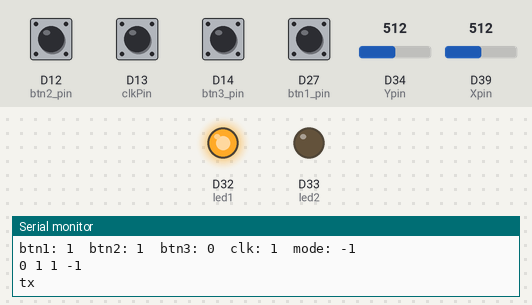
Simulated run of this sketch. Board: Arduino Due. Parts: output pins drawn as LEDs (lit = HIGH), the last lines printed to the serial monitor. The inputs (shaded band) are chosen by the test bench; at power-on: D12 (btn2_pin), D13 (clkPin), D27 (btn1_pin) HIGH, D14 (btn3_pin) LOW, D34 (Ypin) = 512, D39 (Xpin) = 512 (analog values on the 0–1023 scale). No MQTT or app messages arrive unless stated.

Above: at 2.4 s.
2.5 s: D13 (clkPin) pulled LOW for 0.15 s
At 3.9 s:
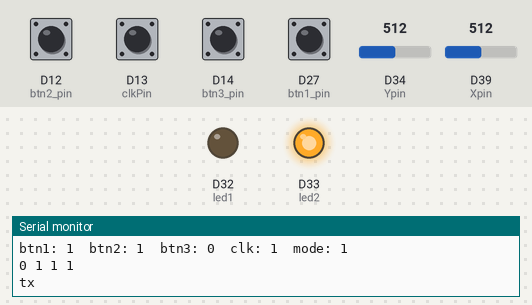
4.2 s: D13 (clkPin) pulled LOW for 1 s
At 5.9 s:
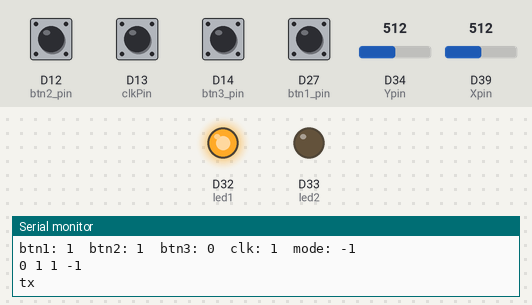
Timing chart, 0 to 7.4 s (numbered marks = the images above; inputs shaded):
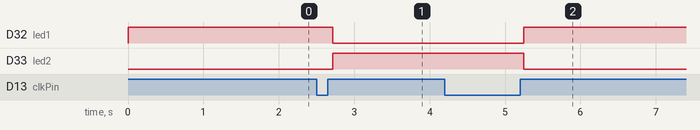

The sketch:

joystick.ino
```cpp
// <MQTT header> --------------------------------------
#include "EspMQTTClient.h"
EspMQTTClient client(
  "wifiID",    //wifi SSID
  "wifiPW",      //wifi password
  "192.168.137.87",    // MQTT Broker server ip
  "joystick",          // MQTT Username
  "",     // MQTT pw
  "controler1",     //device name, 장치를 구별하는 용도
  1883
);
char *topic = "rcCar/control/manual";
char *topic2 = "rcCar/detection/reset";
String msg;
// -----------------------------------------------------

// <joystick header> -----------------------------------
int Xpin = 39;
int Ypin = 34;
int clkPin = 13;
int xin = 0;
int yin = 0;
// int velc = 0;
int dirc = 0;
int clk_prev = 0;
int clk_new = 0;
// -----------------------------------------------------

// <buttons header> -----------------------------------
int btn1_pin = 27;
int btn2_pin = 12;
int btn3_pin = 14;
int btn1_state = 0;
int btn2_state = 0;
int btn3_prev = 0;
int btn3_new = 0;
int mode = 1;
// -----------------------------------------------------

// <led header> -----------------------------------
int led1 = 32;
int led2 = 33;
// -----------------------------------------------------

void tx(){
  Serial.println("tx");
  client.publish(topic, msg);
}
void rx(){}
void tx2(){
  Serial.println("tx2");
  client.publish(topic2, "reset requested");
}

void setup() {
  Serial.begin(115200);

  // led
  pinMode(led1, OUTPUT);
  pinMode(led2, OUTPUT);

  // buttons
  pinMode(btn1_pin, INPUT_PULLUP);
  pinMode(btn2_pin, INPUT_PULLUP);
  // pinMode(btn3_pin, INPUT_PULLUP);
  pinMode(clkPin, INPUT_PULLUP);

  // joystick
  analogReadResolution(9);

  //mqtt-----------------------
  client.enableDebuggingMessages();
  client.enableHTTPWebUpdater();
  client.enableOTA();
  client.enableLastWillMessage("TestClient/lastwill", "I am going offline");
  //mqtt-------------------------
}

void onConnectionEstablished(){
  //client.loop() 에 의해 호출되는 API
}

void loop() {
  xin = analogRead(Xpin);
  yin = analogRead(Ypin);
  // velc = ((-yin+255)/20)*20;
  dirc = (((xin*200/500)-100)/10)*10;

  btn1_state = digitalRead(btn1_pin);
  btn2_state = digitalRead(btn2_pin);
  btn3_new = digitalRead(btn3_pin);
  if(btn3_prev==0 && btn3_new==1)tx2();
  btn3_prev = btn3_new;

  clk_new = digitalRead(clkPin);
  if(clk_prev==0 && clk_new==1)mode*=-1;
  clk_prev = clk_new;

  if(mode==-1){
    digitalWrite(led1, HIGH);
    digitalWrite(led2, LOW);
  } else {
    digitalWrite(led1, LOW);
    digitalWrite(led2, HIGH);
  }

  Serial.println("=============================");
  Serial.print("btn1: ");
  Serial.print(btn1_state);
  Serial.print("  btn2: ");
  Serial.print(btn2_state);
  Serial.print("  btn3: ");
  Serial.print(btn3_new);
  Serial.print("  clk: ");
  Serial.print(clk_new);
  Serial.print("  mode: ");
  Serial.println(mode);

  msg = String(dirc) + " " + String(btn1_state) + " " + String(btn2_state) + " " + String(mode);
  Serial.println(msg);
  tx();
  client.loop();

  delay(100);
}
```

Measured:
- after the input at 2.5 s, D32 (led1): HIGH → LOW after 0.22 s; D33 (led2): LOW → HIGH after 0.22 s
- after the input at 4.2 s, D32 (led1): LOW → HIGH after 1.0 s; D33 (led2): HIGH → LOW after 1.0 s
